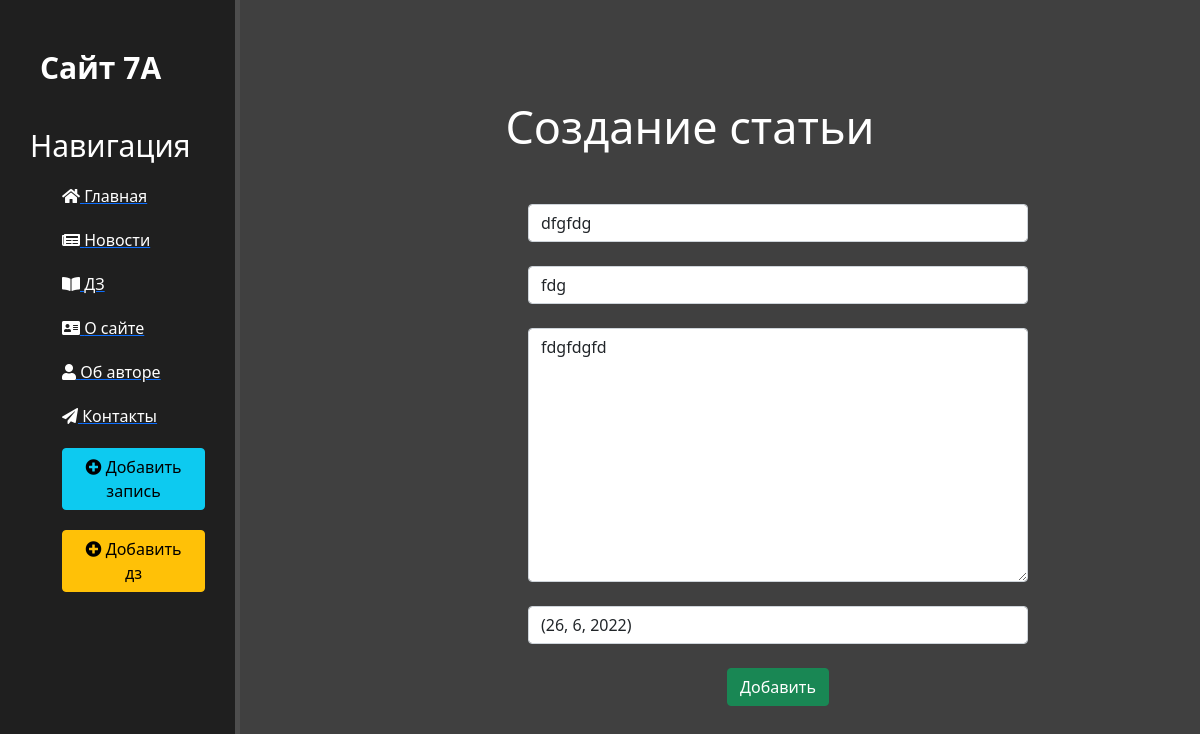
Screenshot of /news/14/update with the database file from the repository.
### news/models.py (models this page shows, shortened)
class Articles(models.Model):
    title = models.CharField('Название', max_length=50)
    anons = models.CharField('Анонс', max_length=250)
    full_text = models.TextField("Текст")
    date = models.CharField('Дата публикации', default=time, max_length=50)
    class Meta:
        verbose_name = "Новость"

### news/views.py (the view)
# urls.py: path('/<int:pk>/update', views.NewsUpdateViews.as_view(), name='news-update'),
class NewsUpdateViews(UpdateView):
    model = Articles
    template_name = 'news/create.html'
    form_class = ArticlesForm

### news/forms.py
class ArticlesForm(ModelForm):
    class Meta:
        model = Articles
        fields = ['title', 'anons', 'full_text', 'date']
        widgets = {
            'title': TextInput(attrs={
                'class': 'form-control',
                'placeholder': 'Назавание статьи'
            }),
            'anons': TextInput(attrs={
                'class': 'form-control',
                'placeholder': 'Анонс статьи'
            }),
            'date': TextInput(attrs={
                'class': 'form-control',
                'placeholder': 'Дата статьи'
            }),
            'full_text': Textarea(attrs={
                'class': 'form-control',
                'placeholder': 'Текст статьи'
            }),
        }

### news/templates/news/create.html (shortened to what this page needs)
{% extends "main/layout.html" %}
{% block content %}
    <div class="features">
        <h1>Создание статьи</h1>
        <form method="post">
            {{ form.title }}<br>
            {{ form.anons }}<br>
            {{ form.full_text }}<br>
            {{ form.date }}<br>
            <button class="btn btn-success" type="submit">Добавить</button>
        </form>
    </div>
{% endblock %}

### main/static/main/css/main.css (style rules this page uses)
body { background: #404040; }
main .features { float: left; color: white; margin-top: 100px; text-align: center; width: 75%; }
main .features h1 { font-size: 45px }
form { margin-left: 32%; width: 500px; margin-top: 50px; }

### rows the page displays
Articles: title "dfgfdg", anons "fdg", full_text "fdgfdgfd", date "(26, 6, 2022)"
